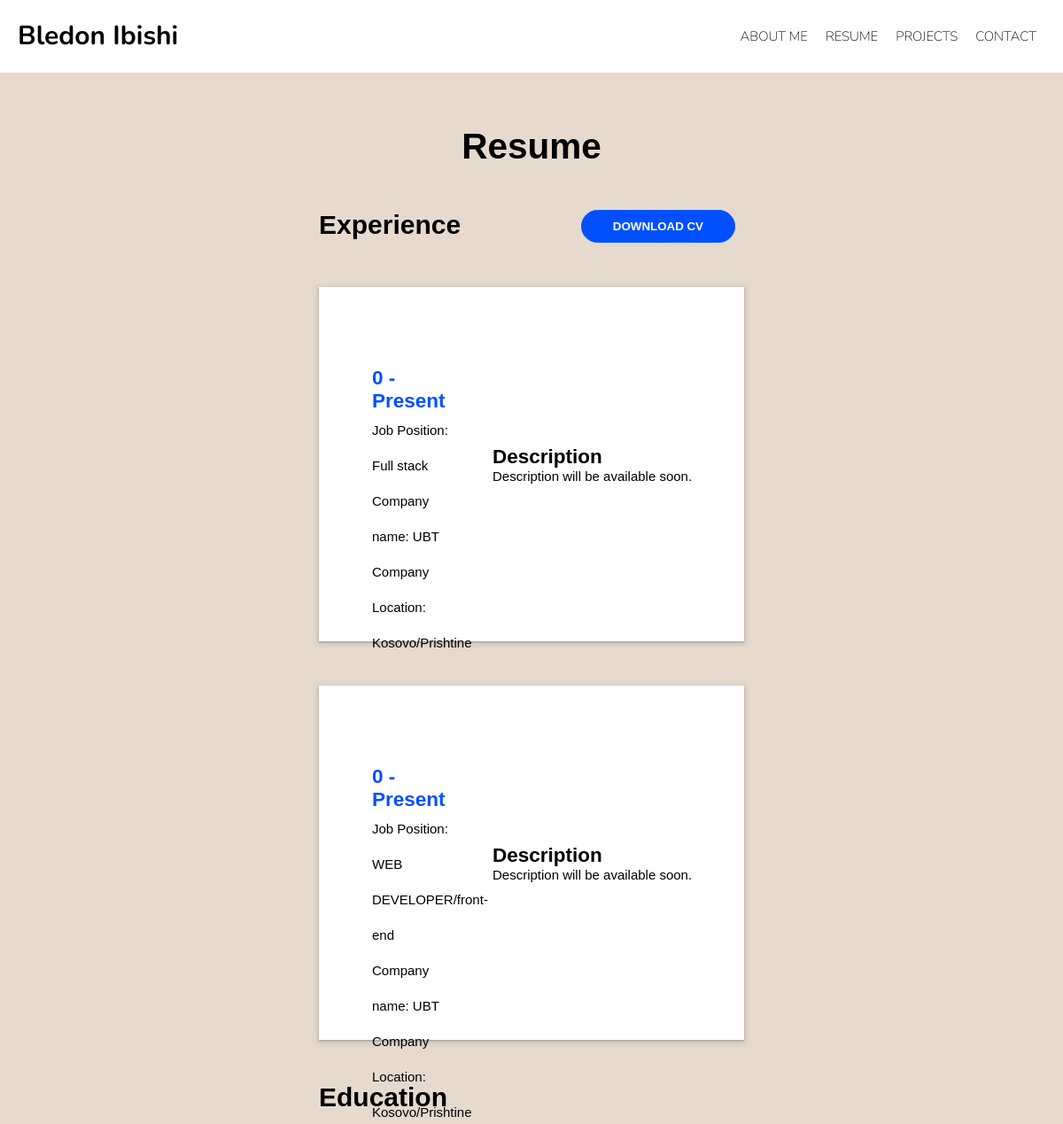
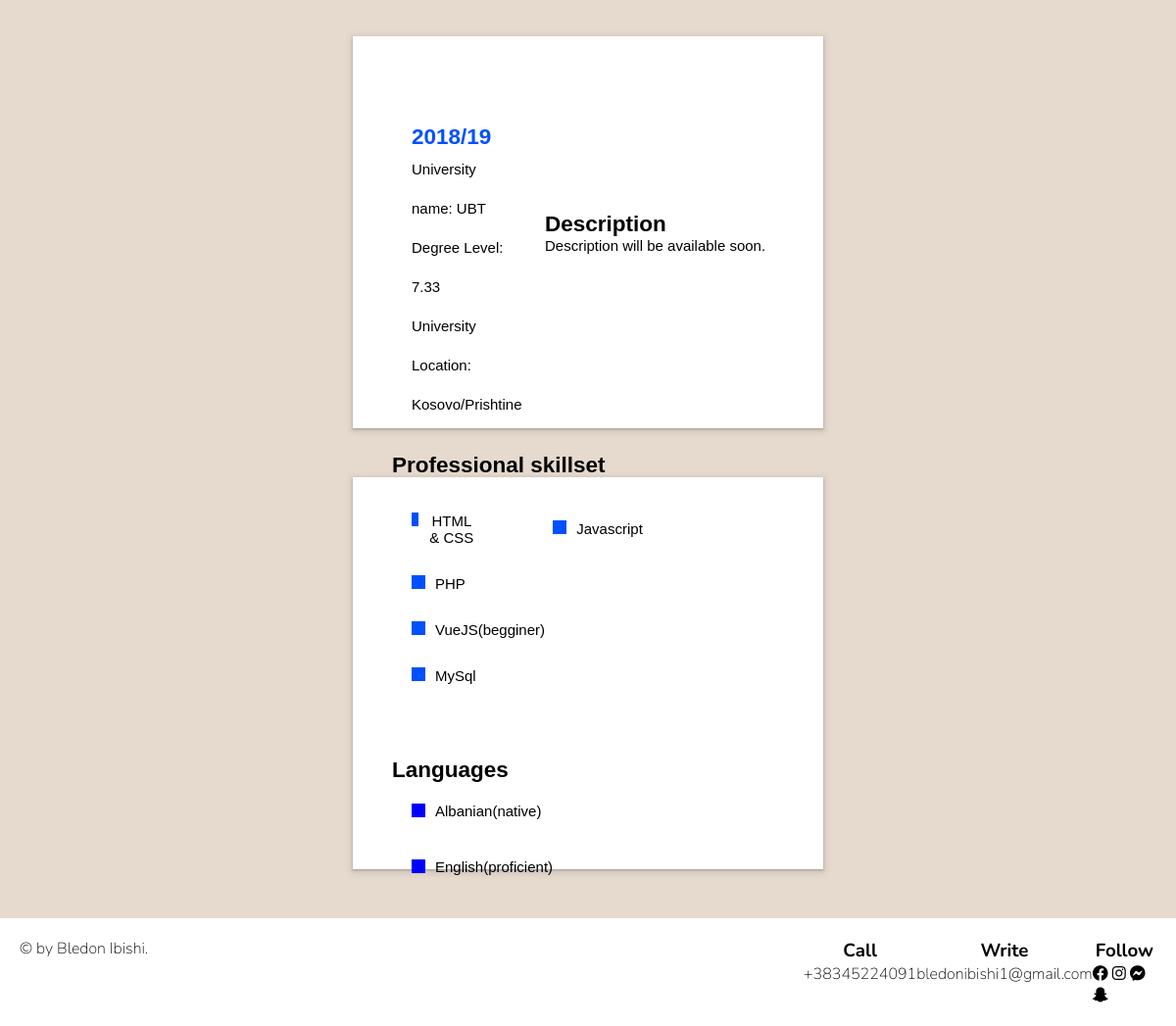
Screenshot of /resume.php with the database file from the repository (2 pictures, top to bottom).
### tables this page shows
CREATE TABLE `experience` (
  `experience_id` int(5) NOT NULL,
  `experience_year` int(4) NOT NULL,
  `job_position` varchar(255) NOT NULL,
  `company_name` varchar(255) NOT NULL,
  `company_location` varchar(255) NOT NULL,
  `description` text NOT NULL
);

CREATE TABLE `education` (
  `education_id` int(5) NOT NULL,
  `education_year` text NOT NULL,
  `university_name` varchar(255) NOT NULL,
  `degree_level` double NOT NULL,
  `university_location` varchar(255) NOT NULL,
  `description` text NOT NULL
);

CREATE TABLE `skillset` (
  `progLang_id` int(5) NOT NULL,
  `programming_languages` varchar(255) NOT NULL
);

CREATE TABLE `languages` (
  `lang_id` int(5) NOT NULL,
  `languages` varchar(255) NOT NULL
);

### resume.php (the view)
<?php
include('header.php');
?>
<link rel="stylesheet" href="styles/resume.css" />
<?php
include('nav.php');
include('includes/db.php')
?>
<section>
  <div class="wraper">
    <div class="resume-div">
      <h1>Resume</h1>
    </div>
    <div class="experience-cv">
      <h2>Experience</h2>
      <button>DOWNLOAD CV</button>
    </div>
    <?php
    $query = "SELECT * FROM experience";
    $result = mysqli_query($conn, $query);
    while ($row = mysqli_fetch_assoc($result)) {
      $experience_year = $row['experience_year'];
      $job_position = $row['job_position'];
      $company_name = $row['company_name'];
      $company_location = $row['company_location'];
      $description = $row['description'];
    ?>
      <div class="resume-card">
        <div class="rc-title">
          <h1><?php echo $experience_year ?> - Present</h1>
          <p>Job Position: <?php echo $job_position ?></p>
          <p>Company name: <?php echo $company_name ?></p>
          <p>Company Location: <?php echo $company_location ?></p>
        </div>
        <div class="rc-desc">
          <h2>Description</h2>
          <p>
            <?php echo $description ?>
          </p>
        </div>
      </div>
    <?php
    }
    ?>
    <div class="experience-cv">
      <h1>Education</h1>
    </div>
    <?php
    $query = "SELECT * FROM education";
    $result = mysqli_query($conn, $query);
    while ($row = mysqli_fetch_assoc($result)) {
      $education_year = $row['education_year'];
      $university_name = $row['university_name'];
      $degree_level = $row['degree_level'];
      $university_location = $row['university_location'];
      $description = $row['description'];
    ?>
      <div class="resume-card">
        <div class="rc-title">
          <h1><?php echo $education_year ?> </h1>
          <p>University name: <?php echo $university_name ?></p>
          <p>Degree Level: <?php echo $degree_level ?></p>
          <p>University Location: <?php echo $university_location ?></p>
        </div>
        <div class="rc-desc">
          <h2>Description</h2>
          <p>
            <?php echo $description ?>
          </p>
        </div>
      </div>
    <?php
    }
    ?>
    <div class="resume-card">
      <div class="skill-wraper">
        <div class="skills-div">
          <h1>Professional skillset</h1>
          <div class="skill">
            <?php
            $query = "SELECT * FROM skillset";
            $result = mysqli_query($conn, $query);
            while ($row = mysqli_fetch_assoc($result)) {
              $programming_languages = $row['programming_languages'];
            ?>
              <div class="skill-div">
                <div style="height: 14px; width: 14px; background-color: #0050ff;"></div>
                <p><?php echo $programming_languages ?></p>
              </div>
            <?php  } ?>
          </div>
        </div>
        <div class="skills-div">
          <h1>Languages</h1>
          <?php
          $query = "SELECT * FROM languages";
          $result = mysqli_query($conn, $query);
          while ($row = mysqli_fetch_assoc($result)) {
            $languages = $row['languages'];
          ?>
            <div class="skill">
              <div style="height: 14px; width: 14px; background-color: blue"></div>
              <p><?php echo $languages ?></p>
            </div>
          <?php  } ?>
        </div>
      </div>
    </div>
  </div>
</section>
<?php
include('footer.php');
?>

### header.php (shortened to what this page needs)
<!DOCTYPE html>
<html lang="en">
<head>
  <link rel="stylesheet" href="styles/style.css" />
  <link rel="stylesheet" href="https://use.fontawesome.com/releases/v5.15.4/css/all.css" />
  <link rel="stylesheet" href="https://use.fontawesome.com/releases/v5.15.4/css/all.css">

### nav.php (shortened to what this page needs)
</head>
<body>
  <header>
    <nav class="nav">
      <div class="logo">
        <a href="./index.php">
          <h1>Bledon Ibishi</h1>
        </a>
      </div>
      <div class="navbar ">
        <ul class="links-control">
          <li class="link-item">
            <a href="./index.php">ABOUT ME</a>
          </li>
          <li class="link-item">
            <a href="./resume.php">RESUME</a>
          </li>
          <li class="link-item">
            <a href="./projects.php">PROJECTS</a>
          </li>
          <li class="link-item">
            <a href="./contact.php">CONTACT</a>
          </li>
        </ul>
      </div>
    </nav>
  </header>

### footer.php (shortened to what this page needs)
<footer>
  <div class="footer">
    <div>
      <p>&copy; by Bledon Ibishi.</p>
    </div>
    <div class="footer-details">
      <div>
        <h3>Call</h3>
        <p>+38345224091</p>
      </div>
      <div>
        <h3>Write</h3>
        <p>bledonibishi1@gmail.com</p>
      </div>
      <div class="follow-div">
        <div>
          <h3>Follow</h3>
        </div>
        <div>
          <i class="fab fa-facebook"></i>
          <i class="fab fa-instagram"></i>
          <i class="fab fa-facebook-messenger"></i>
          <i class="fab fa-snapchat-ghost"></i>
        </div>
      </div>
    </div>
  </div>
</footer>
</body>
</html>

### styles/style.css (style rules this page uses)
* { margin: 0; padding: 0; box-sizing: border-box; }
nav { display: flex; }
a { color: black; text-decoration: none; }
.nav { display: flex; justify-content: space-between; font-family: "Nunito", sans-serif; font-weight: 200; }
.logo h1 { margin: 20px; font-size: 30px; }
ul { list-style: none; display: flex; margin: 20px; }
ul li { display: inline-block; margin: 10px; }
ul li a { text-decoration: none; color: black; font-size: 15px; }
.footer { display: flex; width: 100%; justify-content: space-between; font-family: "Nunito", sans-serif; font-weight: 200; background-color: white; }
.footer h3 { text-align: center; }
.footer div { margin: 20px; }
.footer-details { display: flex; width: 30%; justify-content: space-around; }
.footer-details div { margin: 0px; }

### styles/resume.css (style rules this page uses)
* { margin: 0; padding: 0; }
body { background-color: #e6dace; }
header { background-color: white; }
section { width: 100%; text-align: center; margin-top: 5%; font-size: 27px; display: flex; justify-content: center; align-items: center; font-family: "Poppins", sans-serif; margin-bottom: 50px; }
.wraper { width: 40%; display: flex; flex-direction: column; }
.experience-cv { display: flex; width: 100%; justify-content: space-between; margin-top: 10%; font-size: 20px; }
button { padding: 10px 35px; border-radius: 30px; border: none; font-family: "Poppins", sans-serif; font-weight: 700; background-color: #0050ff; border: 1px solid #0050ff; color: white; margin-right: 10px; }
.resume-card { width: 100%; height: 400px; margin-top: 50px; background-color: white; padding: 20px; box-shadow: rgba(60, 64, 67, 0.3) 0px 1px 2px 0px, rgba(60, 64, 67, 0.15) 0px 2px 6px 2px; display: flex; align-items: center; font-weight: 200; font-size: 15px; }
.resume-card h1 { justify-content: flex-start; }
.rc-title { width: 40%; align-self: start; padding: 70px 40px; text-align: start; }
.rc-title h1 { color: #0050ff; }
.rc-title p { line-height: 40px; }
.rc-desc { width: 60%; text-align: start; }
.skills-div { width: 100%; align-self: baseline; display: flex; flex-direction: column; align-items: flex-start; padding: 20px; }
.skill { display: flex; width: 100%; align-items: center; flex-wrap: wrap; padding: 20px; }
.skill-div { flex: 0 0 40%; display: flex; margin: 15px 0; }
.skill p { padding-right: 80px; padding-left: 10px; }
.skill-wraper { display: flex; flex-direction: column; }

### rows the page displays
experience: experience_year "0", job_position "Full stack", company_name "UBT", company_location "Kosovo/Prishtine", description "Description will be available soon."
experience: experience_year "0", job_position "WEB DEVELOPER/front-end", company_name "UBT", company_location "Kosovo/Prishtine", description "Description will be available soon."
education: education_year "2018/19", university_name "UBT", degree_level "7.33", university_location "Kosovo/Prishtine", description "Description will be available soon."
skillset: programming_languages "HTML & CSS"
skillset: programming_languages "Javascript"
skillset: programming_languages "PHP"
skillset: programming_languages "VueJS(begginer)"
skillset: programming_languages "MySql"
languages: languages "Albanian(native)"
languages: languages "English(proficient)"
